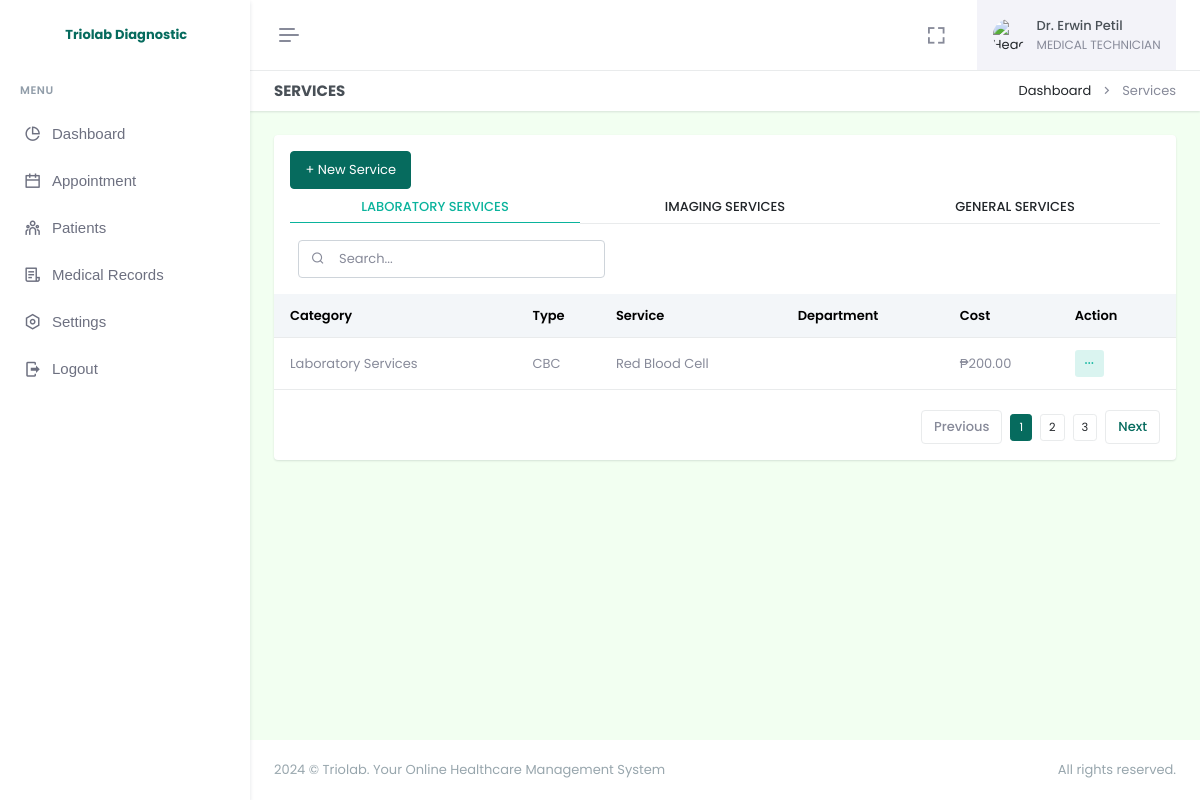
Page /doctor/services.php (signed in) on the committed database.
### tables this page shows
CREATE TABLE `doctor` (
  `employee_id` varchar(255) NOT NULL,
  `firstname` varchar(255) NOT NULL,
  `lastname` varchar(255) NOT NULL,
  `username` varchar(255) NOT NULL,
  `email` varchar(255) NOT NULL,
  `password` varchar(255) NOT NULL,
  `profile_img` varchar(255) DEFAULT NULL,
  `department_id` int(11) DEFAULT NULL,
  `date_added` timestamp NOT NULL DEFAULT current_timestamp(),
  `is_archive` tinyint(4) NOT NULL DEFAULT 0,
  PRIMARY KEY (`employee_id`),
  KEY `fk_doctor_department_new` (`department_id`),
  CONSTRAINT `fk_doctor_department_new` FOREIGN KEY (`department_id`) REFERENCES `departments` (`id`) ON DELETE SET NULL
);

CREATE TABLE `departments` (
  `id` int(255) NOT NULL AUTO_INCREMENT,
  `name` varchar(255) NOT NULL,
  `date_added` date NOT NULL DEFAULT current_timestamp(),
  `is_archive` tinyint(4) NOT NULL DEFAULT 0,
  PRIMARY KEY (`id`)
);

CREATE TABLE `services` (
  `id` int(11) NOT NULL AUTO_INCREMENT,
  `category` varchar(255) NOT NULL,
  `type` varchar(255) NOT NULL,
  `service` varchar(255) NOT NULL,
  `department_id` int(255) NOT NULL,
  `cost` varchar(255) NOT NULL,
  `date_added` timestamp NOT NULL DEFAULT current_timestamp(),
  `is_archive` tinyint(4) NOT NULL DEFAULT 0,
  PRIMARY KEY (`id`)
);

### doctor/services.php (the view, shortened to what this page needs)
<?php
include "logAction.php";
?>
<!doctype html>
<html lang="en" data-layout="vertical" data-topbar="light" data-sidebar="light" data-sidebar-size="lg" data-sidebar-image="none" data-preloader="disable" data-theme="default" data-theme-colors="green">
<head>
    <link rel="stylesheet" href="https://cdn.jsdelivr.net/npm/flatpickr/dist/flatpickr.min.css">
    <link href="assets/css/bootstrap.min.css" rel="stylesheet" type="text/css" />
    <link href="assets/css/icons.min.css" rel="stylesheet" type="text/css" />
    <link href="assets/css/app.min.css" rel="stylesheet" type="text/css" />
    <link href="assets/css/custom.min.css" rel="stylesheet" type="text/css" />
    <link rel="stylesheet" href="assets/css/sweetalert.css">
</head>
<body style="background-color: #F2FFF1">
    <div id="layout-wrapper">
        <?php require "header.php"; ?>
        <?php require "sidebar.php" ?>
        <div class="main-content">
            <div class="page-content">
                <div class="container-fluid">
                    <div class="row">
                        <div class="col-12">
                            <div class="page-title-box d-sm-flex align-items-center justify-content-between bg-galaxy-transparent">
                                <h4 class="mb-sm-0">Services</h4>
                                <div class="page-title-right">
                                    <ol class="breadcrumb m-0">
                                        <li class="breadcrumb-item"><a href="index.php">Dashboard</a></li>
                                        <li class="breadcrumb-item active">Services</li>
                                    </ol>
                                </div>
                            </div>
                        </div>
                    </div>
                    <div class="row">
                        <div class="col-12">
                            <div class="card">
                                <div class="card-body">
                                    <button type="button" class="btn btn-primary" data-bs-toggle="modal" data-bs-target="#addService">+ New Service</button>
                                    <ul class="nav nav-tabs nav-tabs-custom nav-success nav-justified mb-3" role="tablist">
                                        <li class="nav-item">
                                            <a class="nav-link active" data-bs-toggle="tab" href="#laboratory" role="tab">
                                                LABORATORY SERVICES
                                            </a>
                                        </li>
                                        <li class="nav-item">
                                            <a class="nav-link" data-bs-toggle="tab" href="#imaging" role="tab">
                                                IMAGING SERVICES
                                            </a>
                                        </li>
                                        <li class="nav-item">
                                            <a class="nav-link" data-bs-toggle="tab" href="#general" role="tab">
                                                GENERAL SERVICES
                                            </a>
                                        </li>
                                    </ul>
                                    <div class="tab-content text-muted">
                                        <div class="tab-pane active" id="laboratory" role="tabpanel">
                                            <div class="d-flex align-items-center gap-3">
                                                <div class="d-flex justify-content-sm-start">
                                                    <div class="search-box ms-2">
                                                        <input type="text" class="form-control search" placeholder="Search...">
                                                        <i class="ri-search-line search-icon"></i>
                                                    </div>
                                                </div>
                                            </div>
                                            <div class="listjs-table" id="customerList">
                                                <div class="table-responsive table-card mt-3 mb-1">
                                                    <table class="table align-middle table-nowrap" id="customerTable">
                                                        <thead class="table-light">
                                                            <tr>
                                                                <th>Category</th>
                                                                <th>Type</th>
                                                                <th>Service</th>
                                                                <th>Department</th>
                                                                <th>Cost</th>
                                                                <th>Action</th>
                                                            </tr>
                                                        </thead>
                                                        <tbody class="list">
                                                            <?php
                                                            $selectlaboratory = $pdo->query("SELECT * FROM services WHERE category = 'Laboratory Services' AND is_archive = 0 ORDER BY service ASC");
                                                            if ($selectlaboratory->rowCount() > 0) {
                                                                while ($row = $selectlaboratory->fetch(PDO::FETCH_ASSOC)) {
                                                            ?>
                                                                    <tr>
                                                                        <td><?= $row['category']; ?></td>
                                                                        <td><?= $row['type']; ?></td>
                                                                        <td><?= $row['service']; ?></td>
                                                                        <td><?= $row['department']; ?></td>
                                                                        <td>₱<?= number_format($row['cost'], 2); ?></td>
                                                                        <td>
                                                                            <div class="dropdown d-inline-block">
                                                                                <button class="btn btn-soft-success btn-sm dropdown" type="button" data-bs-toggle="dropdown" aria-expanded="false">
                                                                                    <i class="ri-more-fill align-middle"></i>
                                                                                </button>
                                                                            </div>
                                                                        </td>
                                                                    </tr>
                                                                <?php
                                                                }
                                                            }
                                                            ?>
                                                        </tbody>
                                                    </table>
                                                </div>
                                                <div class="d-flex justify-content-end">
                                                    <div class="pagination-wrap hstack gap-2" style="display: flex;">
                                                        <a class="page-item pagination-prev disabled" href="javascript:void(0);">
                                                            Previous
                                                        </a>
                                                        <ul class="pagination listjs-pagination mb-0">
                                                            <li clas="active"><a class="btn btn-primary btn-sm" href="#">1</a></li>
                                                            <li clas=""><a class="btn btn-sm" style="border: 1px solid #e9ebec;" href="#">2</a></li>
                                                            <li clas=""><a class="btn btn-sm" style="border: 1px solid #e9ebec;" href="#">3</a></li>
                                                        </ul>
                                                        <a class="page-item pagination-next" href="javascript:void(0);">
                                                            Next
                                                        </a>
                                                    </div>
                                                </div>
                                            </div>
                                        </div>
                                    </div>
                                </div>
                            </div>
                        </div>
                    </div>
                </div>
            </div>
            <?php require "footer.php"; ?>
        </div>
    </div>
</body>
</html>

### doctor/header.php (shortened to what this page needs)
<header id="page-topbar">
    <div class="layout-width">
        <div class="navbar-header">
            <div class="d-flex">
                <button type="button" class="btn btn-sm px-3 fs-16 header-item vertical-menu-btn topnav-hamburger material-shadow-none" id="topnav-hamburger-icon">
                    <span class="hamburger-icon">
                        <span></span>
                        <span></span>
                        <span></span>
                    </span>
                </button>
            </div>
            <div class="d-flex align-items-center">
                <div class="ms-1 header-item d-none d-sm-flex">
                    <button type="button" class="btn btn-icon btn-topbar material-shadow-none btn-ghost-secondary rounded-circle" data-toggle="fullscreen">
                        <i class='bx bx-fullscreen fs-22'></i>
                    </button>
                </div>
                <?php
                $doctor_id = $_SESSION['user_id'];
                $selectDoctor = $pdo->query("SELECT * FROM doctor WHERE employee_id = '$doctor_id'");
                $fetchDoctor = $selectDoctor->fetch(PDO::FETCH_ASSOC);
                $department_id = $fetchDoctor['department_id'];
                $selectDepartment = $pdo->query("SELECT * FROM departments WHERE id = '$department_id'");
                $fetchDepartment = $selectDepartment->fetch(PDO::FETCH_ASSOC);
                ?>
                <div class="dropdown ms-sm-3 header-item topbar-user">
                    <button type="button" class="btn material-shadow-none" id="page-header-user-dropdown" data-bs-toggle="dropdown" aria-haspopup="true" aria-expanded="false">
                        <span class="d-flex align-items-center">
                            <img class="rounded-circle header-profile-user" src="<?= $fetchDoctor['profile_img'] == NULL ? "assets/images/dummy.png" : $fetchDoctor['profile_img'] ?>" alt="Header Avatar">
                            <span class="text-start ms-xl-2">
                                <span class="d-none d-xl-inline-block ms-1 fw-medium user-name-text">Dr. <?= $fetchDoctor['firstname'] . " " . $fetchDoctor['lastname'] ?></span>
                                <span class="d-none d-xl-block ms-1 fs-12 user-name-sub-text"><?= $fetchDepartment['name'] ?></span>
                            </span>
                        </span>
                    </button>
                </div>
            </div>
        </div>
    </div>
</header>

### rows in the picture
doctor: firstname "Erwin", lastname "Petil"
departments: name "MEDICAL TECHNICIAN"
services: category "Laboratory Services", type "CBC", service "Red Blood Cell", cost "200.00"
